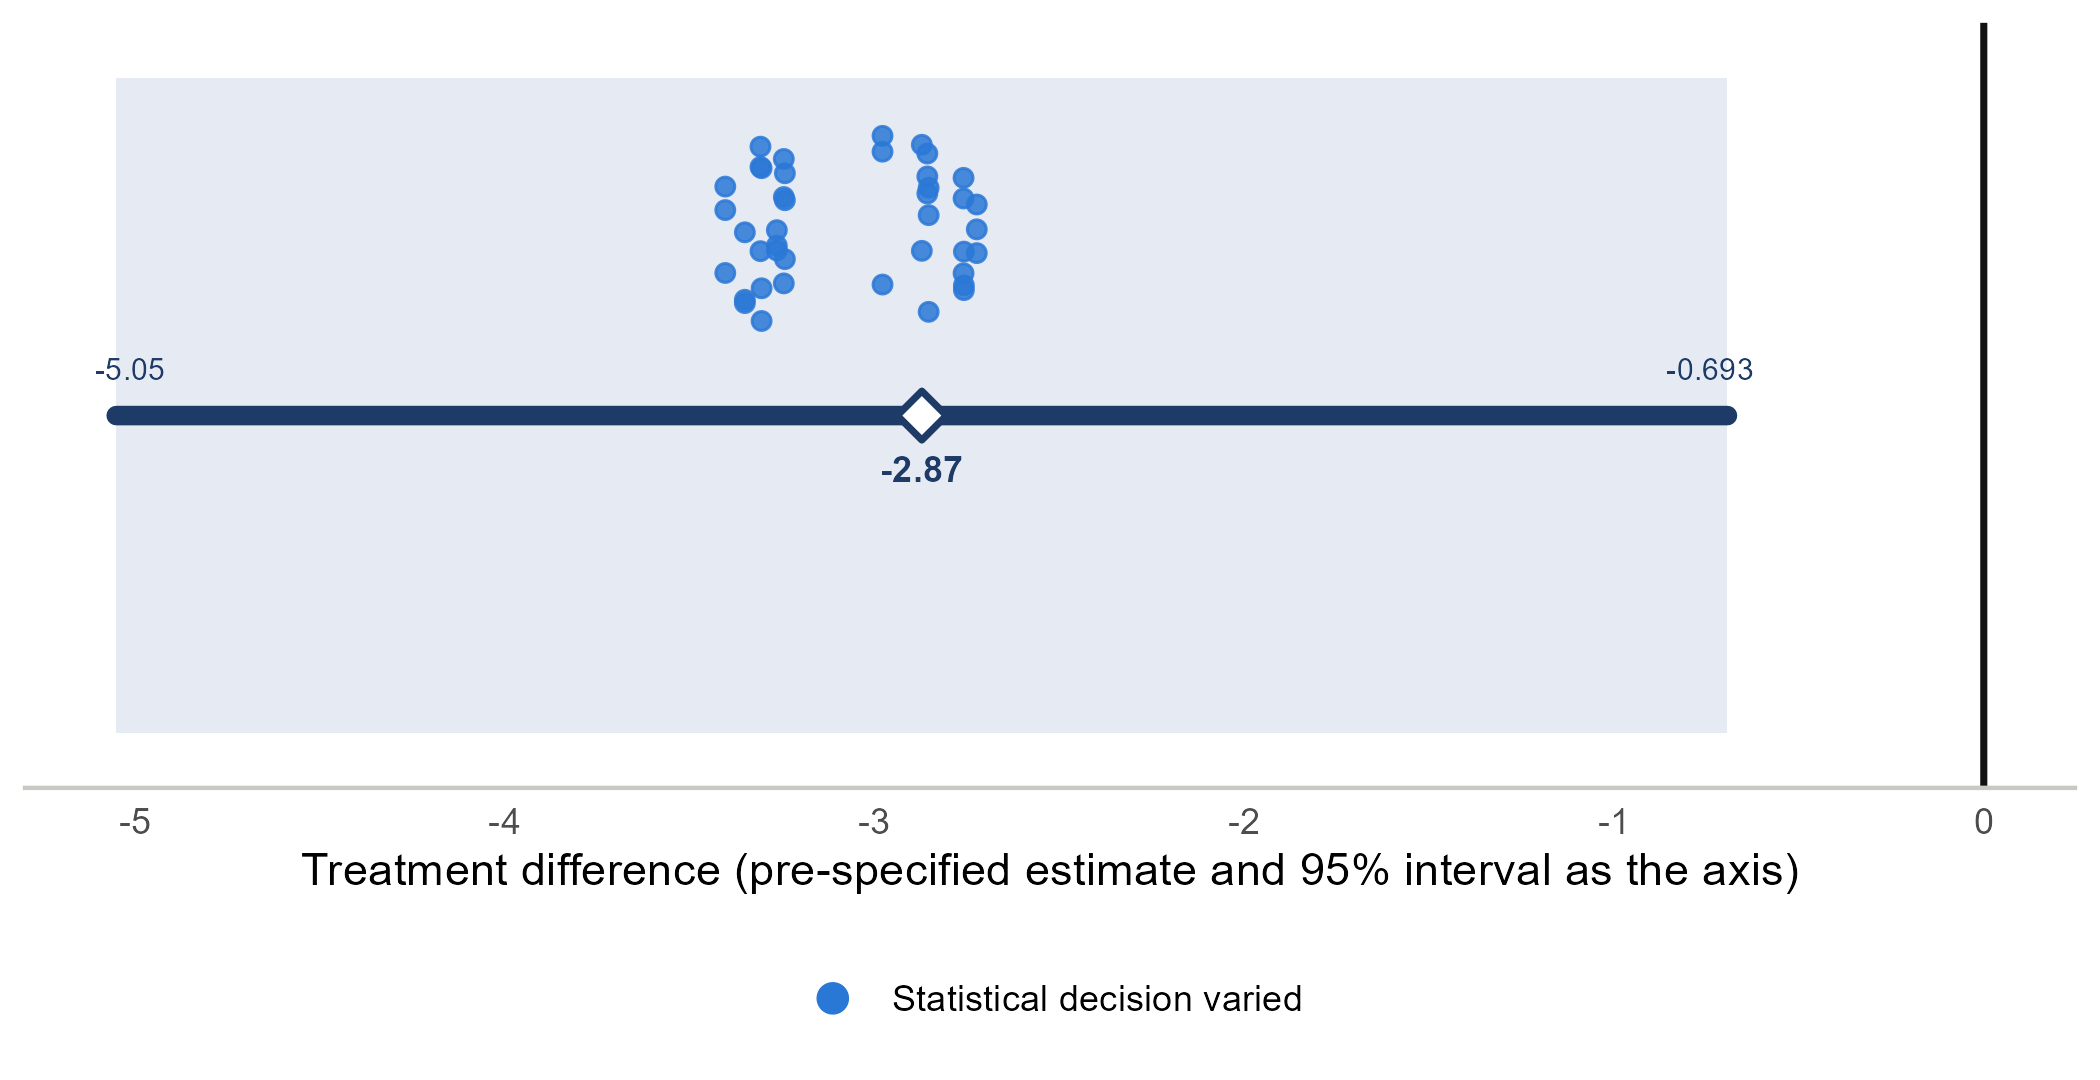

Generate this figure with R:
## Figure S3: the same 42 duloxetine specifications as Figure S2, drawn with plot_swarm() against the pre-specified estimate
## and its 95% interval as the axis, coloured as the swarm colours them (every grid row varies a statistical decision).
## Reads results/spec_grid_census.rds (Job 6). PDF and PNG, 7 in wide, no title.
source(file.path(dirname(sub("^--file=", "", commandArgs()[grepl("^--file=", commandArgs())])), "..", "scripts", "setup.R"))
suppressPackageStartupMessages(library(ggplot2))
t0 <- log_header("figS3_spec_swarm")
cen <- readRDS(file.path(RESULTS, "spec_grid_census.rds"))
g <- plot_swarm(list("Duloxetine vs placebo: HAMD-17 change at visit 7, 42-specification grid" = cen), style = "dots", xlab = "Treatment difference (pre-specified estimate and 95% interval as the axis)") +
  theme(strip.text = element_blank())
for (ext in c("pdf", "png")) ggsave(file.path(FIGURES, paste0("figS3_spec_swarm.", ext)), g, width = 7, height = 3.6, dpi = 300, bg = "white")
writeLines(attr(g, "caption"), file.path(FIGURES, "figS3_spec_swarm_caption.txt")); cat(attr(g, "caption"), sep = "\n")
log_footer("figS3_spec_swarm", t0)
